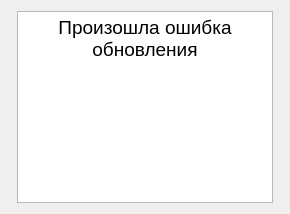
             <widget class="QWidget" name="page_13">
              <layout class="QGridLayout" name="gridLayout_12">
               <item row="0" column="0">
                <widget class="QFrame" name="frame_21">
                 <property name="frameShape">
                  <enum>QFrame::Shape::StyledPanel</enum>
                 </property>
                 <property name="frameShadow">
                  <enum>QFrame::Shadow::Raised</enum>
                 </property>
                </widget>
               </item>
               <item row="0" column="1">
                <widget class="QTextBrowser" name="textBrowser_11">
                 <property name="html">
                  <string>&lt;!DOCTYPE HTML PUBLIC &quot;-//W3C//DTD HTML 4.0//EN&quot; &quot;http://www.w3.org/TR/REC-html40/strict.dtd&quot;&gt;
&lt;html&gt;&lt;head&gt;&lt;meta name=&quot;qrichtext&quot; content=&quot;1&quot; /&gt;&lt;meta charset=&quot;utf-8&quot; /&gt;&lt;style type=&quot;text/css&quot;&gt;
p, li { white-space: pre-wrap; }
hr { height: 1px; border-width: 0; }
li.unchecked::marker { content: &quot;\2610&quot;; }
li.checked::marker { content: &quot;\2612&quot;; }
&lt;/style&gt;&lt;/head&gt;&lt;body style=&quot; font-family:'Noto Sans SC'; font-size:9pt; font-weight:400; font-style:normal;&quot;&gt;
&lt;p align=&quot;center&quot; style=&quot; margin-top:0px; margin-bottom:0px; margin-left:0px; margin-right:0px; -qt-block-indent:0; text-indent:0px;&quot;&gt;&lt;span style=&quot; font-size:14pt;&quot;&gt;Произошла ошибка обновления&lt;/span&gt;&lt;/p&gt;&lt;/body&gt;&lt;/html&gt;</string>
                 </property>
                </widget>
               </item>
               <item row="0" column="2">
                <widget class="QFrame" name="frame_23">
                 <property name="frameShape">
                  <enum>QFrame::Shape::StyledPanel</enum>
                 </property>
                 <property name="frameShadow">
                  <enum>QFrame::Shadow::Raised</enum>
                 </property>
                </widget>
               </item>
              </layout>
             </widget>
